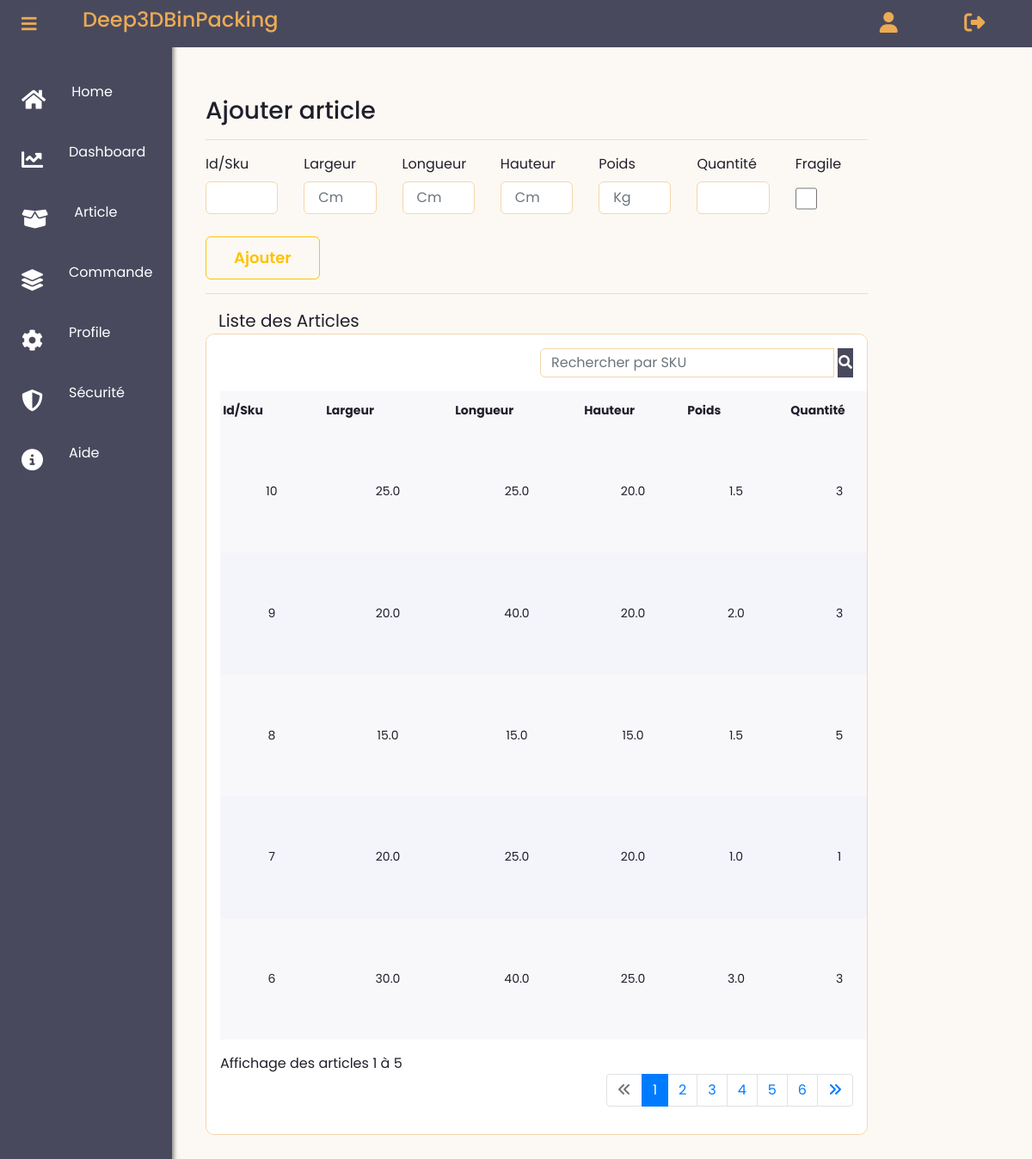
The page /new_article (signed in) on the database as committed earlier.
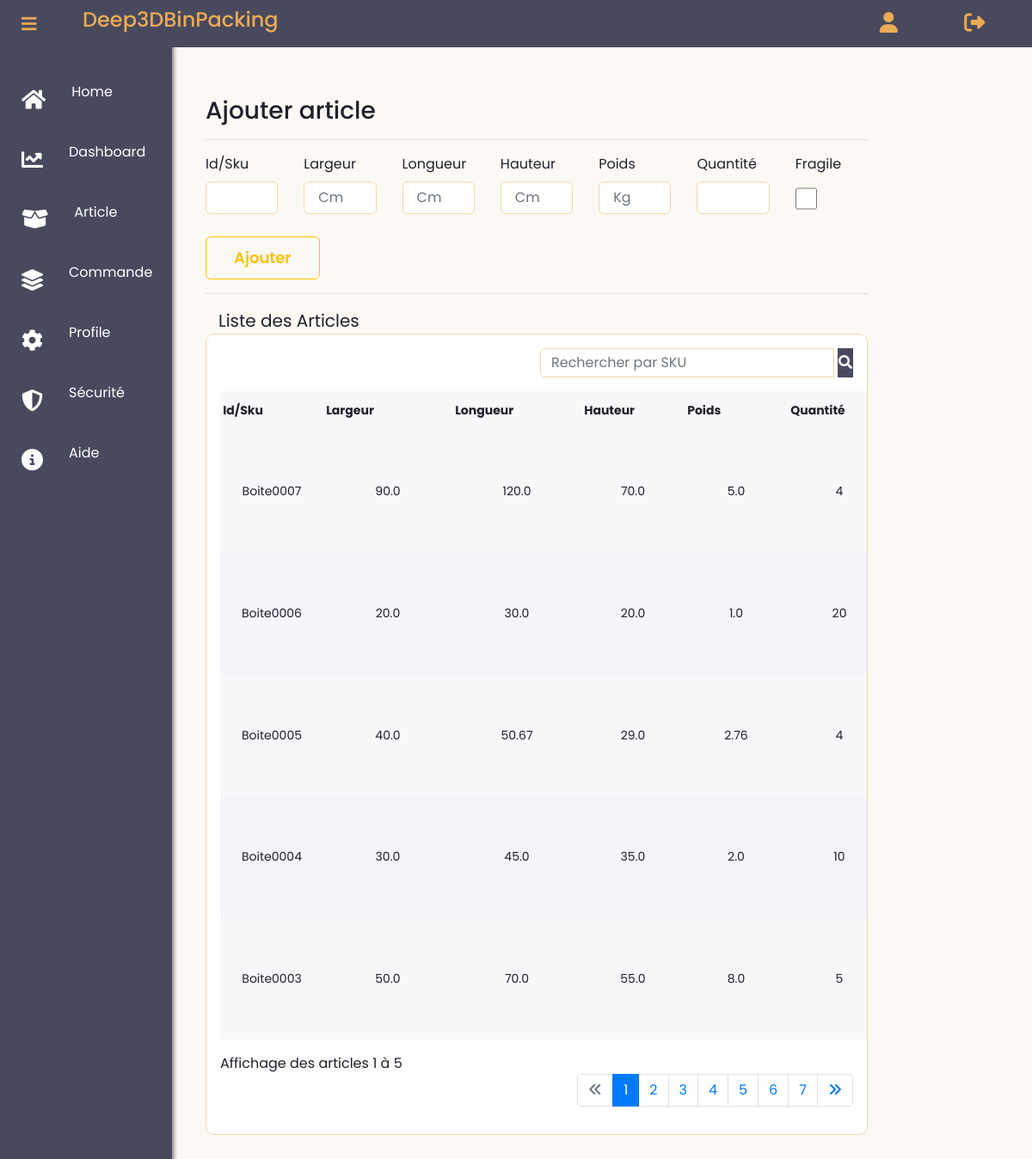
The same page on the database as committed later.
### app/models.py (models this page shows, shortened)
class Article(db.Model):
    __tablename__ = 'Article'
    id = db.Column(db.Integer, primary_key=True, autoincrement=True)
    user_id = db.Column(db.Integer(), db.ForeignKey('User.id'))
    sku = db.Column(db.String(30), nullable=False)
    largeur = db.Column(db.Float(precision=5), nullable=False)
    longueur = db.Column(db.Float(precision=5), nullable=False)
    hauteur = db.Column(db.Float(precision=5), nullable=False)
    poids = db.Column(db.Float(precision=5), nullable=False)
    quantite = db.Column(db.Integer(), nullable=False)
    fragile = db.Column(db.Boolean(), default=False)
    date_creation = db.Column(db.Date,default=dt_date.today())
    commandes = db.relationship('Commande', secondary=association_table_article_commande, back_populates='articles')

### app/routes.py (the view, shortened to what this page needs)
@app.route("/new_article", methods=['GET', 'POST'])
@login_required
def new_article():
    form = ArticleForm()
    page = request.args.get('page', 1, type=int)
    '''for article in articles_pagination:
        article.largeur = int(article.largeur)
        article.longueur = int(article.longueur)
        article.hauteur = int(article.hauteur)
        article.poids = int(article.poids)'''
    nombre_articles = Article.query.filter_by(user_id=current_user.id).count()
    search_article = request.args.get('search_article')
    per_page = 5
    if search_article:
        articles_query = Article.query.filter((Article.sku.ilike(f'%{search_article}%')))
    else:
        articles_query = Article.query.filter_by(user_id=current_user.id).order_by(Article.id.desc())
    articles_pagination = articles_query.paginate(page=page, per_page=number_articles_per_page, error_out=False)
    pagination_args = Pagination(page=page, per_page=per_page, total=nombre_articles, css_framework='bootstrap4')
    articles = articles_pagination.items
    per_page = articles_pagination.per_page
    page = articles_pagination.page
    start_index = (page - 1) * per_page + 1
    end_index = min(page * per_page, nombre_articles)
    '''total_stock = Article.query.filter_by(user_id=current_user.id).count()

   if total_stock < 10 and not session.get('alert_displayed') and current_user.id ==current_user.id:
        flash('Attention ! Le stock total des articles est inférieur à 10.', 'warning')
        session['alert_displayed'] = True
        # Vérifier si le son d'alerte a déjà été joué pour cet utilisateur
        if not session.get('alert_sound_played') and current_user.id==current_user.id:
            for i in range(0, 2):
                playsound("app/static/audio/bip.mp3")  # Jouer le fichier audio
            # Marquer que le son d'alerte a été joué pour cet utilisateur
            session['alert_sound_played'] = True'''
    return render_template('user_dashboard/create_article.html', title='New Article',pagination_args=pagination_args, start_index=start_index, end_index=end_index,  form=form, articles=articles, articles_pagination=articles_pagination)

### app/forms.py (shortened to what this page needs)
class ArticleForm(FlaskForm):
    id = HiddenField('ID de l\'article')
    sku = StringField("Id/Sku",validators=[DataRequired()])
    largeur = FloatField('Largeur', validators=[DataRequired()],render_kw={"placeholder": "Cm"})
    longueur = FloatField('Longueur', validators=[DataRequired()],render_kw={"placeholder": "Cm"})
    hauteur = FloatField('Hauteur', validators=[DataRequired()],render_kw={"placeholder": "Cm"})
    poids = FloatField('Poids', validators=[DataRequired()],render_kw={"placeholder": "Kg"})
    quantite = IntegerField('Quantité', validators=[DataRequired()])
    fragile = BooleanField('Fragile', default=False)
    submit = SubmitField('Ajouter')

### app/models.py (called while the page is built)
@login_manager.user_loader
def load_user(user_id):
    return User.query.get(int(user_id))

### app/routes.py (called while the page is built)
@app.before_request
def before_request():
    if current_user.is_authenticated:
        g.image = url_for('static', filename='images/' + current_user.image) if current_user.image else None
    else:
        g.image = None

### app/templates/user_dashboard/create_article.html (shortened to what the changed rows need)
{% extends "user_dashboard/layout.html" %}
{% block content %}
<div id="app" class="col-lg-10">
  <div class="card detail">
  {% if articles %}
        <table id="user-table" class=" nowrap" cellspacing="2" width="100%">
          <thead>
            <tr>
              <th>Id/Sku</th>
              <th>Largeur</th>
              <th>Longueur</th>
              <th>Hauteur</th>
              <th>Poids</th>
              <th>Quantité</th>
            </tr>
          </thead>
          <tbody>
            {% for article in articles %}
            {% if article.user_id == current_user.id %}
            <tr>
              <td style=" text-align: center;">{{article.sku}}</td>
              <td style=" text-align: center;">{{article.largeur}}</td>
              <td style=" text-align: center;">{{article.longueur}}</td>
              <td style=" text-align: center;">{{article.hauteur}}</td>
              <td style=" text-align: center;">{{article.poids}}</td>
              <td style=" text-align: center;">{{article.quantite}}</td>
            </tr>
            {% endif %}
            {% endfor %}
          </tbody>
        </table>
          <nav aria-label="Page navigation example">
            <ul class="pagination justify-content-end">
              {% for page_num in articles_pagination.iter_pages() %}
                {% if page_num %}
                  <li class="page-item {% if page_num == articles_pagination.page %}active{% endif %}">
                    <a class="page-link"  href="{{ url_for('new_article', page=page_num) }}">{{ page_num }}</a>
                  </li>
                {% else %}
                  <li class="page-item disabled">
                    <a class="page-link"  href="#">...</a>
                  </li>
                {% endif %}
              {% endfor %}
            </ul>
          </nav>
    {% else %}
  <div class="alert-warning text-center">
    Aucun article trouvé.
  </div>
</div>
{% endif %}
{% endblock content %}

Rows that differ between the two databases and show on the page:
no longer on this page (row unchanged): Article: sku "10", largeur "25.0", longueur "25.0", hauteur "20.0", poids "1.5", quantite "3"
no longer on this page (row unchanged): Article: sku "9", largeur "20.0", longueur "40.0", hauteur "20.0", poids "2.0", quantite "3"
no longer on this page (row unchanged): Article: sku "8", largeur "15.0", longueur "15.0", hauteur "15.0", poids "1.5", quantite "5"
no longer on this page (row edited): Article: sku "7", largeur "20.0", longueur "25.0", hauteur "20.0", poids "1.0", quantite "1"
no longer on this page (row unchanged): Article: sku "6", largeur "30.0", longueur "40.0", hauteur "25.0", poids "3.0", quantite "3"
added Article: sku "Boite0007", largeur "90.0", longueur "120.0", hauteur "70.0", poids "5.0", quantite "4"
added Article: sku "Boite0006", largeur "20.0", longueur "30.0", hauteur "20.0", poids "1.0", quantite "20"
added Article: sku "Boite0005", largeur "40.0", longueur "50.67", hauteur "29.0", poids "2.76", quantite "4"
added Article: sku "Boite0004", largeur "30.0", longueur "45.0", hauteur "35.0", poids "2.0", quantite "10"
added Article: sku "Boite0003", largeur "50.0", longueur "70.0", hauteur "55.0", poids "8.0", quantite "5"
Other text that changed with them:
new list line: "7"
